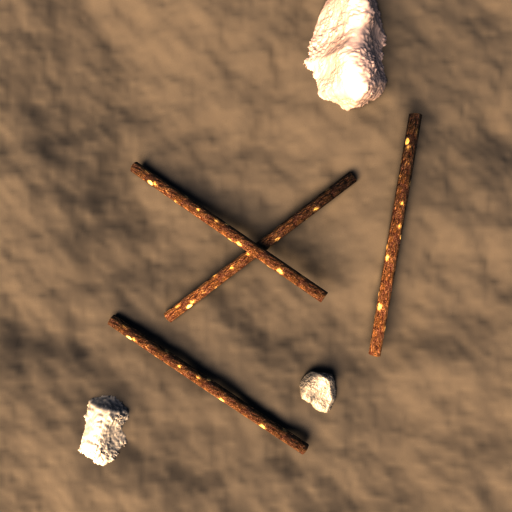
#> input picture SAM-6D/Data/Example/Perspective/logs3.png, 512 x 512 px, found by its file name
$ python draw_bounding_box.py
#> lines starting #> are read from the running program, lines starting #| are printed output that depends on the picture
import cv2
import numpy as np

# def draw_bounding_boxes(image_path, bboxes, output_path=None, format="xyxy", alpha=0.6):
#     """
#     Loads an image and visualizes bounding boxes.

#     Parameters:
#         image_path (str): Path to the input image.
#         bboxes (torch.Tensor or numpy.ndarray): Bounding boxes in [x1, y1, x2, y2] format.
#             Example tensor:
#                 tensor([[  0,   0, 511, 511],
#                         [164, 114, 190, 329],
#                         [124, 231, 168, 268],
#                         [138, 113, 191, 329],
#                         [124, 231, 304, 362]], device='cuda:0')
#         output_path (str, optional): Path to save the output image. If None, displays the image.
#     """
#     # Load the image
#     image = cv2.imread(image_path)
#     if image is None:
#         print("Error: Could not load image.")
#         return

#     # Convert BGR to RGB for proper visualization
#     image = cv2.cvtColor(image, cv2.COLOR_BGR2RGB)

#     # Convert tensor to numpy array if necessary
#     if hasattr(bboxes, "cpu"):
#         bboxes = bboxes.cpu().numpy()

#     # Make a copy for overlay
#     overlay = image.copy()

#     # Draw each bounding box
#     for bbox in bboxes:
#         if format == "xywh":
#             x1, y1, w, h = bbox
#             x2 = x1 + w
#             y2 = y1 + h
#         elif format == "xyxy":
#             x1, y1, x2, y2 = bbox
#         color = tuple(np.random.randint(0, 255, size=3).tolist())


#         cv2.rectangle(overlay, (int(x1), int(y1)), (int(x2), int(y2)), color, 1)

#     image = cv2.addWeighted(overlay, alpha, image, 1 - alpha, 0)

#     # Display or save the image
#     if output_path:
#         cv2.imwrite(output_path, cv2.cvtColor(image, cv2.COLOR_RGB2BGR))
#     else:
#         cv2.imshow("Bounding Boxes", cv2.cvtColor(image, cv2.COLOR_RGB2BGR))
#         cv2.waitKey(0)
#         cv2.destroyAllWindows()


def draw_bounding_boxes(image_path, bboxes, output_path=None, format="xyxy",
                        alpha=0.75, thickness=2, seed=None):
    """
    Draw semi-transparent rectangle edges with proper overlap blending.
    Overlapping edges become more opaque and mix colors.

    alpha: per-box opacity contribution in [0,1]
    thickness: line thickness in pixels
    """
#> called with bboxes = array of shape (6, 4), format = 'xyxy', alpha = 0.75, thickness = 2
    # Load
    image_bgr = cv2.imread(image_path)
#> image_bgr is the input picture: shape (512, 512, 3); mean B, G, R 79.5, 105.6, 133.3
    if image_bgr is None:
        print("Error: Could not load image.")
        return

    # Convert to RGB float [0,1]
    base = cv2.cvtColor(image_bgr, cv2.COLOR_BGR2RGB).astype(np.float32) / 255.0
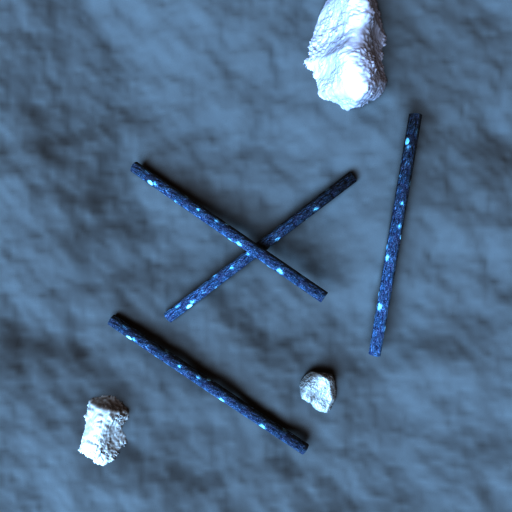
#> base: shape (512, 512, 3) float32; mean B, G, R 0.523, 0.414, 0.311

    # Convert tensor to numpy array if necessary
    if hasattr(bboxes, "cpu"):
        bboxes = bboxes.cpu().numpy()
    bboxes = np.asarray(bboxes)

    # Accumulators (premultiplied alpha)
    H, W = base.shape[:2]
#> H = 512; W = 512
    acc_rgb = np.zeros((H, W, 3), dtype=np.float32)
    acc_a   = np.zeros((H, W), dtype=np.float32)

    rng = np.random.default_rng(seed)

    for bbox in bboxes:
        if format == "xywh":
            x1, y1, w, h = bbox
            x2, y2 = x1 + w, y1 + h
        else:
            x1, y1, x2, y2 = bbox

        # Clamp to image bounds just in case
        x1, y1 = int(max(0, min(W-1, x1))), int(max(0, min(H-1, y1)))
        x2, y2 = int(max(0, min(W-1, x2))), int(max(0, min(H-1, y2)))
        if x2 <= x1 or y2 <= y1:
            continue

        # Random color per box (0..1). Swap for deterministic if you want.
        color = rng.random(3, dtype=np.float32)

        # Draw lines for this box on a mask
        mask = np.zeros((H, W), dtype=np.uint8)
        cv2.rectangle(mask, (x1, y1), (x2, y2), 255, thickness, lineType=cv2.LINE_AA)

        # Per-pixel contribution (premultiplied)
        a = (mask.astype(np.float32) / 255.0) * float(alpha)
        if a.max() == 0:
            continue
        acc_rgb += (a[..., None] * color[None, None, :])
        acc_a   += a
#> acc_a: shape (512, 512) float32; every value is 0
#> acc_rgb: shape (512, 512, 3) float32; every value is 0

    # Cap alpha so base image is still visible where many lines overlap
    acc_a = np.clip(acc_a, 0.0, 0.95)

    # Compute resulting edge color (un-premultiply) where alpha > 0
    result = base.copy()
    nonzero = acc_a > 0
    if np.any(nonzero):
        edge_rgb = np.zeros_like(acc_rgb)
        edge_rgb[nonzero] = acc_rgb[nonzero] / acc_a[nonzero, None]
        # Composite over base: out = base*(1-a) + edge*a
        result[nonzero] = base[nonzero] * (1.0 - acc_a[nonzero, None]) + edge_rgb[nonzero] * acc_a[nonzero, None]

    out_bgr = cv2.cvtColor((result * 255.0).astype(np.uint8), cv2.COLOR_RGB2BGR)
    if output_path:
        cv2.imwrite(output_path, out_bgr)
    else:
        cv2.imshow("Bounding Boxes", out_bgr)
        cv2.waitKey(0)
        cv2.destroyAllWindows()


# Example usage:
if __name__ == "__main__":
    image_path = "/home/philiph/Documents/PhiliphExjobb/automatic_scene_reconstruction/SAM-6D/SAM-6D/Data/Example/Perspective/logs3.png"  # Change to your image file
    # For demonstration purposes, we'll create a sample numpy array resembling a tensor
    import numpy as np
    sample_boxes = np.array([
        [170, 178, 177, 138],
        [118, 311, 184, 125],
        [359, 132, 39, 214],
        [257, 178, 90, 70],
        [170, 252, 83, 64],
        [100, 387, 36, 17]
    ])
    draw_bounding_boxes(image_path, sample_boxes, output_path="/home/philiph/Documents/PhiliphExjobb/automatic_scene_reconstruction/SAM-6D/SAM-6D/Data/Example/Perspective/res.jpg")

$ run again, with SAM-6D/Data/Example/Perspective/logs2.png copied over SAM-6D/Data/Example/Perspective/logs3.png
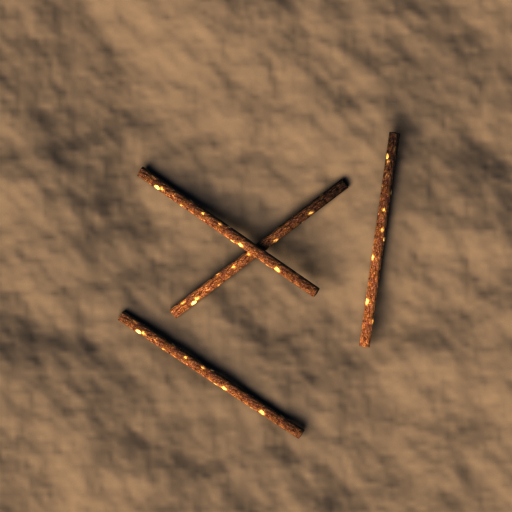
#> input picture SAM-6D/Data/Example/Perspective/logs2.png, 512 x 512 px, found by its file name
#> in draw_bounding_boxes, image_bgr is the input picture: shape (512, 512, 3); mean B, G, R 75.8, 101.8, 129.8
#> in draw_bounding_boxes, `base = cv2.cvtColor(image_bgr, cv2.COLOR_BGR2RGB).astype(np.float32) /..`:
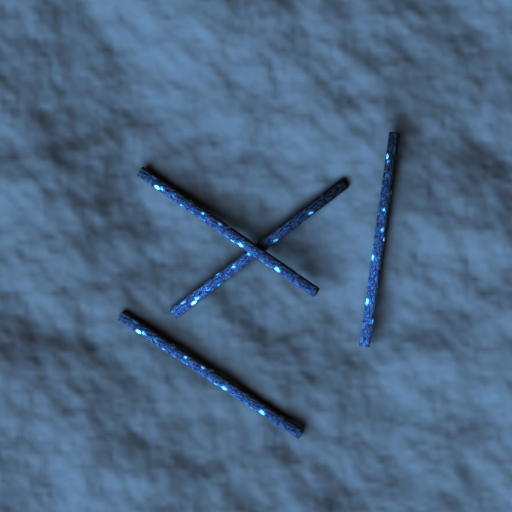
#> base: shape (512, 512, 3) float32; mean B, G, R 0.509, 0.399, 0.297

$ run again, with SAM-6D/Data/Example/Perspective/multiple_logs.png copied over SAM-6D/Data/Example/Perspective/logs3.png
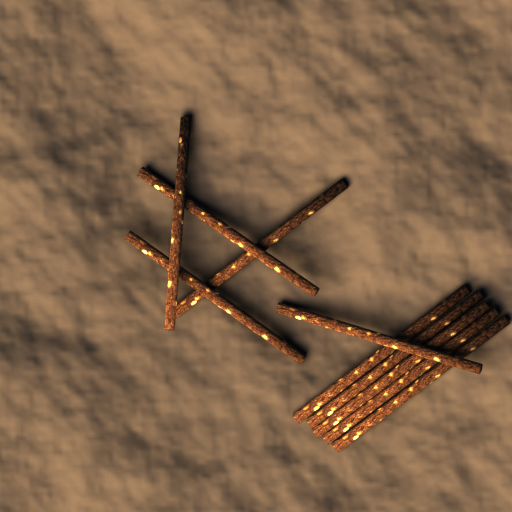
#> input picture SAM-6D/Data/Example/Perspective/multiple_logs.png, 512 x 512 px, found by its file name
#> in draw_bounding_boxes, image_bgr is the input picture: shape (512, 512, 3); mean B, G, R 72.5, 98.3, 126.7
#> in draw_bounding_boxes, `base = cv2.cvtColor(image_bgr, cv2.COLOR_BGR2RGB).astype(np.float32) /..`:
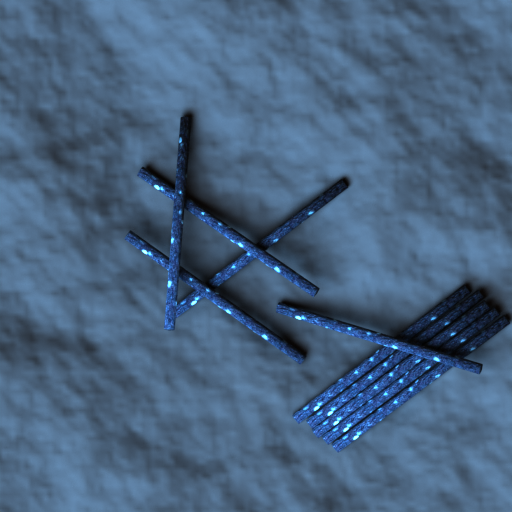
#> base: shape (512, 512, 3) float32; mean B, G, R 0.497, 0.385, 0.284
